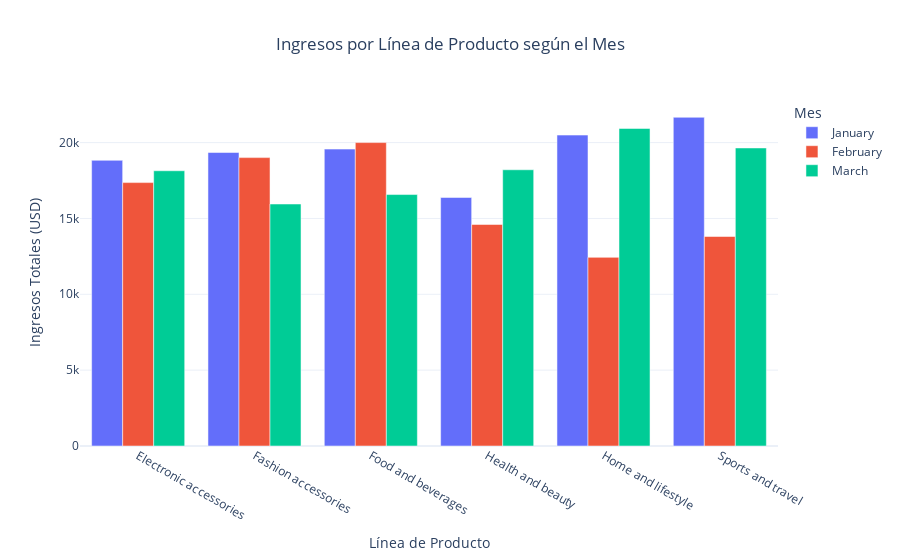

Notebook code for this chart:
### Markdown cell above
El gráfico compara los ingresos totales (`Total`) acumulados por cada línea de producto (`Product line`). A partir de esta visualización, se pueden extraer varios insights relevantes:

**Relativa equidad entre categorías:**

Las seis líneas de productos presentan niveles de ingreso bastante similares, lo que sugiere una diversificación equilibrada en la oferta comercial. No hay una categoría que concentre de forma extrema la mayoría de las ventas.

**Ligeras diferencias en el rendimiento:**

Las líneas Food and beverages, Sports and travel y Electronic accessories muestran un desempeño ligeramente superior, superando los 54.000 USD en ingresos. Esto indica una preferencia moderada por estos tipos de productos.

**Health and beauty en último lugar:**

Aunque la diferencia no es drástica, esta categoría es la que menor ingreso genera, con un total cercano a los 50.000 USD. Esto podría reflejar una menor rotación o menor ticket promedio de compra.

### Code cell
import plotly.express as px

# Asegurarse de que 'Month' esté correctamente categorizada
orden_meses = ['January', 'February', 'March']
df['Month'] = pd.Categorical(df['Month'], categories=orden_meses, ordered=True)

# Agrupar por mes y línea de producto
ventas_producto_mes = df.groupby(['Month', 'Product line'])['Total'].sum().reset_index()

# Crear gráfico interactivo
fig = px.bar(
    ventas_producto_mes,
    x='Product line',
    y='Total',
    color='Month',
    barmode='group',
    title='Ingresos por Línea de Producto según el Mes',
    labels={'Total': 'Ingresos Totales (USD)', 'Product line': 'Línea de Producto', 'Month': 'Mes'}
)

fig.update_layout(template='plotly_white', title_x=0.5)
fig.show()

### Figure 1 — Plotly figure (JSON) as saved in the notebook; plotly's stock layout.template omitted (floating-point values rounded to 4 significant figures)
{"data": [{"alignmentgroup": "True", "hovertemplate": "Mes=January<br>Línea de Producto=%{x}<br>Ingresos Totales (USD)=%{y}<extra></extra>", "legendgroup": "January", "marker": {"color": "#636efa", "pattern": {"shape": ""}}, "name": "January", "offsetgroup": "January", "orientation": "v", "showlegend": true, "textposition": "auto", "type": "bar", "x": ["Electronic accessories", "Fashion accessories", "Food and beverages", "Health and beauty", "Home and lifestyle", "Sports and travel"], "xaxis": "x", "y": [18830.0, 19350.0, 19570.0, 16380.0, 20490.0, 21670.0], "yaxis": "y"}, {"alignmentgroup": "True", "hovertemplate": "Mes=February<br>Línea de Producto=%{x}<br>Ingresos Totales (USD)=%{y}<extra></extra>", "legendgroup": "February", "marker": {"color": "#EF553B", "pattern": {"shape": ""}}, "name": "February", "offsetgroup": "February", "orientation": "v", "showlegend": true, "textposition": "auto", "type": "bar", "x": ["Electronic accessories", "Fashion accessories", "Food and beverages", "Health and beauty", "Home and lifestyle", "Sports and travel"], "xaxis": "x", "y": [17360.0, 19010.0, 20000.0, 14600.0, 12430.0, 13810.0], "yaxis": "y"}, {"alignmentgroup": "True", "hovertemplate": "Mes=March<br>Línea de Producto=%{x}<br>Ingresos Totales (USD)=%{y}<extra></extra>", "legendgroup": "March", "marker": {"color": "#00cc96", "pattern": {"shape": ""}}, "name": "March", "offsetgroup": "March", "orientation": "v", "showlegend": true, "textposition": "auto", "type": "bar", "x": ["Electronic accessories", "Fashion accessories", "Food and beverages", "Health and beauty", "Home and lifestyle", "Sports and travel"], "xaxis": "x", "y": [18140.0, 15950.0, 16570.0, 18210.0, 20930.0, 19650.0], "yaxis": "y"}], "layout": {"barmode": "group", "legend": {"title": {"text": "Mes"}, "tracegroupgap": 0}, "title": {"text": "Ingresos por Línea de Producto según el Mes", "x": 0.5}, "xaxis": {"anchor": "y", "domain": [0, 1], "title": {"text": "Línea de Producto"}}, "yaxis": {"anchor": "x", "domain": [0, 1], "title": {"text": "Ingresos Totales (USD)"}}}}
